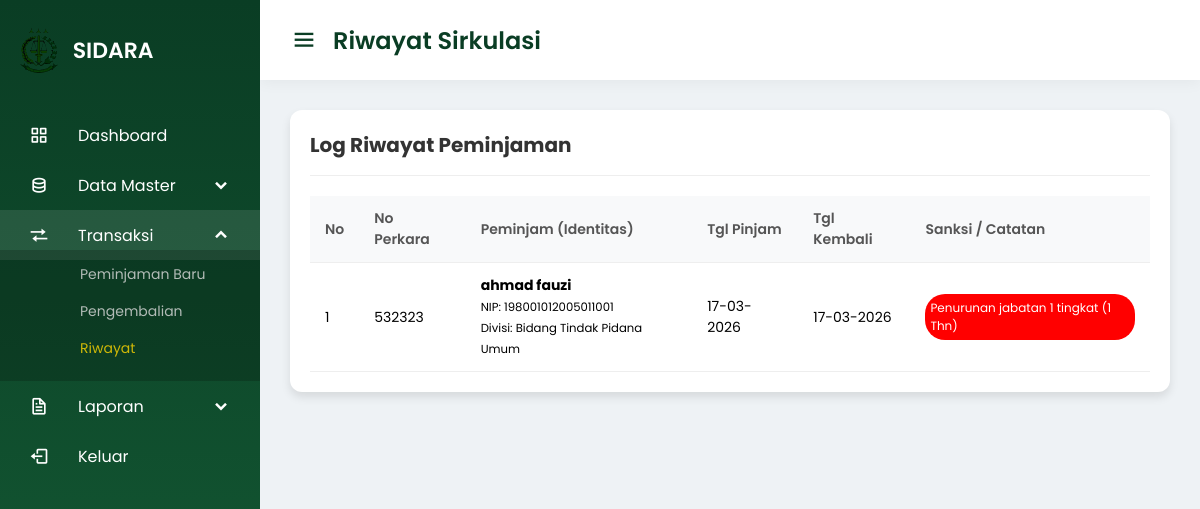
Page /SIDARA/admin/transaksi/riwayat/riwayat.php (signed in) on the committed database.
### tables this page shows
CREATE TABLE `transaksi_peminjaman` (
  `id_transaksi` int NOT NULL,
  `id_pengguna` int DEFAULT NULL,
  `id_arsip` int DEFAULT NULL,
  `nama_peminjam` varchar(100) NOT NULL,
  `nip_peminjam` varchar(50) DEFAULT NULL,
  `divisi` varchar(100) DEFAULT NULL,
  `tanggal_pinjam` date NOT NULL,
  `batas_kembali` date DEFAULT NULL,
  `tanggal_kembali` date DEFAULT NULL,
  `keterangan` text,
  `sanksi` varchar(255) DEFAULT NULL,
  `status` enum('Menunggu','Dipinjam','Menunggu Kembali','Kembali') DEFAULT 'Menunggu'
);

CREATE TABLE `data_arsip` (
  `id_arsip` int NOT NULL,
  `no_perkara` varchar(100) NOT NULL,
  `nama_terdakwa` varchar(100) NOT NULL,
  `id_kategori` int DEFAULT NULL,
  `id_jaksa` int DEFAULT NULL,
  `id_lokasi` int DEFAULT NULL,
  `tanggal_masuk` date DEFAULT NULL,
  `status` enum('Ada','Dipinjam') DEFAULT 'Ada',
  `file_arsip` varchar(255) DEFAULT NULL
);

### SIDARA/admin/transaksi/riwayat/riwayat.php (the view, shortened to what this page needs)
<?php
include '../../../config/koneksi.php';
?>
<!DOCTYPE html>
<html lang="id">
<head>
    <link rel="stylesheet" href="/sidara/assets/style.css">
    <link href='https://unpkg.com/boxicons@2.0.7/css/boxicons.min.css' rel='stylesheet'>
</head>
<body>
    <?php include '../../layout/navbar.php'; ?>
    <section class="home-section">
        <nav>
            <div class="sidebar-button">
                <i class='bx bx-menu sidebarBtn'></i>
                <span class="dashboard">Riwayat Sirkulasi</span>
            </div>
        </nav>
        <div class="home-content">
            <div class="card">
                <div class="card-header">
                    <h3>Log Riwayat Peminjaman</h3>
                </div>
                <div class="table-responsive">
                    <table style="font-size: 14px;">
                        <thead>
                            <tr>
                                <th>No</th>
                                <th>No Perkara</th>
                                <th>Peminjam (Identitas)</th>
                                <th>Tgl Pinjam</th>
                                <th>Tgl Kembali</th>
                                <th>Sanksi / Catatan</th>
                            </tr>
                        </thead>
                        <tbody>
                            <?php
                            $no = 1;
                            $query = "SELECT *, transaksi_peminjaman.status AS status_pinjam
                                      FROM transaksi_peminjaman
                                      JOIN data_arsip ON transaksi_peminjaman.id_arsip = data_arsip.id_arsip
                                      WHERE transaksi_peminjaman.status = 'Kembali'
                                      ORDER BY tanggal_kembali DESC";
                            $sql = mysqli_query($conn, $query);
                            while ($d = mysqli_fetch_assoc($sql)) {
                            ?>
                            <tr>
                                <td><?= $no++; ?></td>
                                <td><?= $d['no_perkara']; ?></td>
                                <td>
                                    <b><?= $d['nama_peminjam']; ?></b><br>
                                    <small>NIP: <?= !empty($d['nip_peminjam']) ? $d['nip_peminjam'] : '-'; ?></small><br>
                                    <small>Divisi: <?= !empty($d['divisi']) ? $d['divisi'] : '-'; ?></small>
                                </td>
                                <td><?= date('d-m-Y', strtotime($d['tanggal_pinjam'])); ?></td>
                                <td><?= date('d-m-Y', strtotime($d['tanggal_kembali'])); ?></td>
                                <td>
                                    <?php if(!empty($d['sanksi'])) { ?>
                                        <span class="badge" style="background:red; white-space:normal; text-align:left; display:block; padding: 5px;">
                                            <?= $d['sanksi']; ?>
                                        </span>
                                    <?php } else { ?>
                                        <span class="badge badge-success">-</span>
                                    <?php } ?>
                                </td>
                            </tr>
                            <?php } ?>
                        </tbody>
                    </table>
                </div>
            </div>
        </div>
    </section>
</body>
</html>

### SIDARA/assets/style.css (style rules this page uses)
:root { --sidebar-gradient: linear-gradient(180deg, #0a3d24 0%, #155d36 100%); --bg-left-gradient: linear-gradient(135deg, #e8f5e9 0%, #c8e6c9 100%); --primary-color: #198754; --primary-hover: #146c43; --accent-color: #ffd700; --secondary-navy: #212529; --text-dark: #333; --text-light: #ffffff; --text-muted: #6c757d; --border-color: #ced4da; --input-bg: #e9ecef; --shadow-soft: 0 10px 30px rgba(0,0,0,0.1); }
* { margin: 0; padding: 0; box-sizing: border-box; font-family: 'Poppins', sans-serif; }
.home-section { position: relative; background: #eef2f5; min-height: 100vh; left: 260px; width: calc(100% - 260px); transition: all 0.5s ease; }
.home-section nav { display: flex; justify-content: space-between; height: 80px; background: #fff; align-items: center; position: sticky; top: 0; z-index: 99; padding: 0 30px; box-shadow: 0 2px 15px rgba(0,0,0,0.05); }
.home-section nav .sidebar-button { display: flex; align-items: center; font-size: 24px; font-weight: 600; color: #0a3d24; }
.home-section nav .sidebar-button i { font-size: 28px; margin-right: 15px; cursor: pointer; }
.home-content { padding: 30px; }
.card { background: #fff; padding: 20px; border-radius: 12px; box-shadow: 0 5px 10px rgba(0,0,0,0.1); margin-bottom: 20px; }
.card-header { display: flex; justify-content: space-between; align-items: center; margin-bottom: 20px; border-bottom: 1px solid #eee; padding-bottom: 15px; }
.card-header h3 { color: #333; font-size: 20px; }
.table-responsive { overflow-x: auto; }
table { width: 100%; border-collapse: collapse; }
table th, table td { padding: 12px 15px; text-align: left; border-bottom: 1px solid #eee; }
table th { background-color: #f8f9fa; color: #555; font-weight: 600; }
.badge { padding: 5px 10px; border-radius: 20px; font-size: 12px; color: #fff; }

### rows in the picture
transaksi_peminjaman: id_arsip.no_perkara "532323", nama_peminjam "ahmad fauzi", nip_peminjam "198001012005011001", divisi "Bidang Tindak Pidana Umum", tanggal_pinjam "17-03-2026", tanggal_kembali "17-03-2026", sanksi "Penurunan jabatan 1 tingkat (1 Thn)"
